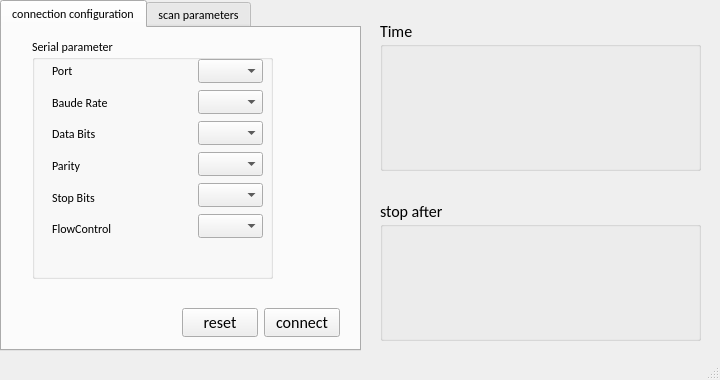
<?xml version="1.0" encoding="UTF-8"?>
<ui version="4.0">
 <class>MainWindow</class>
 <widget class="QMainWindow" name="MainWindow">
  <property name="enabled">
   <bool>true</bool>
  </property>
  <property name="geometry">
   <rect>
    <x>0</x>
    <y>0</y>
    <width>720</width>
    <height>380</height>
   </rect>
  </property>
  <property name="windowTitle">
   <string>MainWindow</string>
  </property>
  <widget class="QWidget" name="centralwidget">
   <widget class="QTabWidget" name="tabWidget">
    <property name="geometry">
     <rect>
      <x>0</x>
      <y>0</y>
      <width>361</width>
      <height>351</height>
     </rect>
    </property>
    <property name="font">
     <font>
      <family>Calibri</family>
      <pointsize>9</pointsize>
     </font>
    </property>
    <property name="currentIndex">
     <number>0</number>
    </property>
    <widget class="QWidget" name="tab">
     <property name="font">
      <font>
       <family>Calibri</family>
       <pointsize>12</pointsize>
      </font>
     </property>
     <attribute name="title">
      <string>connection configuration</string>
     </attribute>
     <widget class="QGroupBox" name="groupBox">
      <property name="geometry">
       <rect>
        <x>30</x>
        <y>10</y>
        <width>241</width>
        <height>241</height>
       </rect>
      </property>
      <property name="font">
       <font>
        <family>Calibri</family>
        <pointsize>9</pointsize>
       </font>
      </property>
      <property name="title">
       <string>Serial parameter</string>
      </property>
      <widget class="QWidget" name="layoutWidget">
       <property name="geometry">
        <rect>
         <x>20</x>
         <y>20</y>
         <width>211</width>
         <height>184</height>
        </rect>
       </property>
       <layout class="QHBoxLayout" name="horizontalLayout">
        <item>
         <layout class="QVBoxLayout" name="verticalLayout">
          <item>
           <widget class="QLabel" name="label_2">
            <property name="font">
             <font>
              <family>Calibri</family>
              <pointsize>9</pointsize>
             </font>
            </property>
            <property name="text">
             <string>Port</string>
            </property>
           </widget>
          </item>
          <item>
           <widget class="QLabel" name="label_3">
            <property name="font">
             <font>
              <family>Calibri</family>
              <pointsize>9</pointsize>
             </font>
            </property>
            <property name="text">
             <string>Baude Rate</string>
            </property>
           </widget>
          </item>
          <item>
           <widget class="QLabel" name="label_4">
            <property name="font">
             <font>
              <family>Calibri</family>
              <pointsize>9</pointsize>
             </font>
            </property>
            <property name="text">
             <string>Data Bits</string>
            </property>
           </widget>
          </item>
          <item>
           <widget class="QLabel" name="label_5">
            <property name="font">
             <font>
              <family>Calibri</family>
              <pointsize>9</pointsize>
             </font>
            </property>
            <property name="text">
             <string>Parity</string>
            </property>
           </widget>
          </item>
          <item>
           <widget class="QLabel" name="label_6">
            <property name="font">
             <font>
              <family>Calibri</family>
              <pointsize>9</pointsize>
             </font>
            </property>
            <property name="text">
             <string>Stop Bits</string>
            </property>
           </widget>
          </item>
          <item>
           <widget class="QLabel" name="label_7">
            <property name="font">
             <font>
              <family>Calibri</family>
              <pointsize>9</pointsize>
             </font>
            </property>
            <property name="text">
             <string>FlowControl</string>
            </property>
           </widget>
          </item>
         </layout>
        </item>
        <item>
         <spacer name="horizontalSpacer">
          <property name="orientation">
           <enum>Qt::Horizontal</enum>
          </property>
          <property name="sizeHint" stdset="0">
           <size>
            <width>40</width>
            <height>20</height>
           </size>
          </property>
         </spacer>
        </item>
        <item>
         <layout class="QVBoxLayout" name="verticalLayout_2">
          <item>
           <widget class="QComboBox" name="comboPort"/>
          </item>
          <item>
           <widget class="QComboBox" name="comboBaudRate"/>
          </item>
          <item>
           <widget class="QComboBox" name="comboDataBits"/>
          </item>
          <item>
           <widget class="QComboBox" name="comboParity"/>
          </item>
          <item>
           <widget class="QComboBox" name="comboStopBits"/>
          </item>
          <item>
           <widget class="QComboBox" name="comboFlowControl"/>
          </item>
         </layout>
        </item>
       </layout>
      </widget>
     </widget>
     <widget class="QWidget" name="">
      <property name="geometry">
       <rect>
        <x>180</x>
        <y>280</y>
        <width>158</width>
        <height>29</height>
       </rect>
      </property>
      <layout class="QHBoxLayout" name="horizontalLayout_2">
       <item>
        <widget class="QPushButton" name="reset">
         <property name="font">
          <font>
           <family>Calibri</family>
           <pointsize>12</pointsize>
          </font>
         </property>
         <property name="text">
          <string>reset</string>
         </property>
        </widget>
       </item>
       <item>
        <widget class="QPushButton" name="connect">
         <property name="font">
          <font>
           <family>Calibri</family>
           <pointsize>12</pointsize>
          </font>
         </property>
         <property name="text">
          <string>connect</string>
         </property>
        </widget>
       </item>
      </layout>
     </widget>
    </widget>
    <widget class="QWidget" name="tab_2">
     <attribute name="title">
      <string>scan parameters</string>
     </attribute>
     <widget class="QGroupBox" name="groupBox_2">
      <property name="geometry">
       <rect>
        <x>30</x>
        <y>30</y>
        <width>281</width>
        <height>111</height>
       </rect>
      </property>
      <property name="font">
       <font>
        <family>Calibri</family>
        <pointsize>12</pointsize>
       </font>
      </property>
      <property name="title">
       <string>Scan boards (cm)</string>
      </property>
      <widget class="QWidget" name="">
       <property name="geometry">
        <rect>
         <x>30</x>
         <y>60</y>
         <width>221</width>
         <height>27</height>
        </rect>
       </property>
       <layout class="QHBoxLayout" name="horizontalLayout_5">
        <item>
         <widget class="QSpinBox" name="spinBox_start">
          <property name="font">
           <font>
            <family>Calibri</family>
            <pointsize>12</pointsize>
           </font>
          </property>
          <property name="maximum">
           <number>24</number>
          </property>
         </widget>
        </item>
        <item>
         <spacer name="horizontalSpacer_4">
          <property name="orientation">
           <enum>Qt::Horizontal</enum>
          </property>
          <property name="sizeHint" stdset="0">
           <size>
            <width>40</width>
            <height>20</height>
           </size>
          </property>
         </spacer>
        </item>
        <item>
         <widget class="QSpinBox" name="spinBox_end">
          <property name="font">
           <font>
            <family>Calibri</family>
            <pointsize>12</pointsize>
           </font>
          </property>
          <property name="maximum">
           <number>25</number>
          </property>
          <property name="value">
           <number>25</number>
          </property>
         </widget>
        </item>
       </layout>
      </widget>
      <widget class="QWidget" name="">
       <property name="geometry">
        <rect>
         <x>10</x>
         <y>30</y>
         <width>241</width>
         <height>22</height>
        </rect>
       </property>
       <layout class="QHBoxLayout" name="horizontalLayout_6">
        <item>
         <widget class="QLabel" name="label_8">
          <property name="font">
           <font>
            <family>Calibri</family>
            <pointsize>12</pointsize>
           </font>
          </property>
          <property name="text">
           <string>Starting point</string>
          </property>
         </widget>
        </item>
        <item>
         <spacer name="horizontalSpacer_5">
          <property name="orientation">
           <enum>Qt::Horizontal</enum>
          </property>
          <property name="sizeHint" stdset="0">
           <size>
            <width>40</width>
            <height>20</height>
           </size>
          </property>
         </spacer>
        </item>
        <item>
         <widget class="QLabel" name="label_9">
          <property name="font">
           <font>
            <family>Calibri</family>
            <pointsize>12</pointsize>
           </font>
          </property>
          <property name="text">
           <string>End point</string>
          </property>
         </widget>
        </item>
       </layout>
      </widget>
     </widget>
     <widget class="QGroupBox" name="groupBox_3">
      <property name="geometry">
       <rect>
        <x>20</x>
        <y>150</y>
        <width>281</width>
        <height>111</height>
       </rect>
      </property>
      <property name="font">
       <font>
        <family>Calibri</family>
        <pointsize>12</pointsize>
       </font>
      </property>
      <property name="title">
       <string>Time scanning</string>
      </property>
      <widget class="QWidget" name="">
       <property name="geometry">
        <rect>
         <x>20</x>
         <y>60</y>
         <width>231</width>
         <height>31</height>
        </rect>
       </property>
       <layout class="QHBoxLayout" name="horizontalLayout_3">
        <item>
         <widget class="QSpinBox" name="spinBox_h">
          <property name="font">
           <font>
            <family>Calibri</family>
            <pointsize>12</pointsize>
           </font>
          </property>
         </widget>
        </item>
        <item>
         <spacer name="horizontalSpacer_2">
          <property name="orientation">
           <enum>Qt::Horizontal</enum>
          </property>
          <property name="sizeHint" stdset="0">
           <size>
            <width>40</width>
            <height>20</height>
           </size>
          </property>
         </spacer>
        </item>
        <item>
         <widget class="QSpinBox" name="spinBox_mm">
          <property name="font">
           <font>
            <family>Calibri</family>
            <pointsize>12</pointsize>
           </font>
          </property>
          <property name="maximum">
           <number>59</number>
          </property>
         </widget>
        </item>
        <item>
         <spacer name="horizontalSpacer_3">
          <property name="orientation">
           <enum>Qt::Horizontal</enum>
          </property>
          <property name="sizeHint" stdset="0">
           <size>
            <width>40</width>
            <height>20</height>
           </size>
          </property>
         </spacer>
        </item>
        <item>
         <widget class="QSpinBox" name="spinBox_s">
          <property name="font">
           <font>
            <family>Calibri</family>
            <pointsize>12</pointsize>
           </font>
          </property>
          <property name="maximum">
           <number>59</number>
          </property>
         </widget>
        </item>
       </layout>
      </widget>
      <widget class="QWidget" name="">
       <property name="geometry">
        <rect>
         <x>20</x>
         <y>30</y>
         <width>241</width>
         <height>22</height>
        </rect>
       </property>
       <layout class="QHBoxLayout" name="horizontalLayout_4">
        <item>
         <widget class="QLabel" name="label_10">
          <property name="font">
           <font>
            <family>Calibri</family>
            <pointsize>12</pointsize>
           </font>
          </property>
          <property name="text">
           <string>Hour</string>
          </property>
         </widget>
        </item>
        <item>
         <spacer name="horizontalSpacer_6">
          <property name="orientation">
           <enum>Qt::Horizontal</enum>
          </property>
          <property name="sizeHint" stdset="0">
           <size>
            <width>40</width>
            <height>20</height>
           </size>
          </property>
         </spacer>
        </item>
        <item>
         <widget class="QLabel" name="label_11">
          <property name="font">
           <font>
            <family>Calibri</family>
            <pointsize>12</pointsize>
           </font>
          </property>
          <property name="text">
           <string>Minute</string>
          </property>
         </widget>
        </item>
        <item>
         <spacer name="horizontalSpacer_7">
          <property name="orientation">
           <enum>Qt::Horizontal</enum>
          </property>
          <property name="sizeHint" stdset="0">
           <size>
            <width>40</width>
            <height>20</height>
           </size>
          </property>
         </spacer>
        </item>
        <item>
         <widget class="QLabel" name="label_12">
          <property name="font">
           <font>
            <family>Calibri</family>
            <pointsize>12</pointsize>
           </font>
          </property>
          <property name="text">
           <string>Second</string>
          </property>
         </widget>
        </item>
       </layout>
      </widget>
     </widget>
     <widget class="QPushButton" name="start">
      <property name="geometry">
       <rect>
        <x>260</x>
        <y>280</y>
        <width>75</width>
        <height>31</height>
       </rect>
      </property>
      <property name="font">
       <font>
        <family>Calibri</family>
        <pointsize>12</pointsize>
       </font>
      </property>
      <property name="text">
       <string>start</string>
      </property>
     </widget>
     <zorder>start</zorder>
     <zorder>groupBox_2</zorder>
     <zorder>groupBox_3</zorder>
    </widget>
   </widget>
   <widget class="QGroupBox" name="groupBox_4">
    <property name="geometry">
     <rect>
      <x>380</x>
      <y>20</y>
      <width>321</width>
      <height>151</height>
     </rect>
    </property>
    <property name="font">
     <font>
      <family>Calibri</family>
      <pointsize>12</pointsize>
     </font>
    </property>
    <property name="title">
     <string>Time</string>
    </property>
    <widget class="QLabel" name="Time">
     <property name="geometry">
      <rect>
       <x>10</x>
       <y>30</y>
       <width>301</width>
       <height>91</height>
      </rect>
     </property>
     <property name="font">
      <font>
       <family>Calibri</family>
       <pointsize>50</pointsize>
       <kerning>false</kerning>
      </font>
     </property>
     <property name="acceptDrops">
      <bool>false</bool>
     </property>
     <property name="text">
      <string/>
     </property>
    </widget>
   </widget>
   <widget class="QGroupBox" name="groupBox_5">
    <property name="geometry">
     <rect>
      <x>380</x>
      <y>200</y>
      <width>321</width>
      <height>141</height>
     </rect>
    </property>
    <property name="font">
     <font>
      <family>Calibri</family>
      <pointsize>12</pointsize>
     </font>
    </property>
    <property name="title">
     <string>stop after</string>
    </property>
    <widget class="QLabel" name="countdown">
     <property name="geometry">
      <rect>
       <x>20</x>
       <y>30</y>
       <width>301</width>
       <height>91</height>
      </rect>
     </property>
     <property name="font">
      <font>
       <family>Calibri</family>
       <pointsize>50</pointsize>
      </font>
     </property>
     <property name="text">
      <string/>
     </property>
    </widget>
   </widget>
  </widget>
  <widget class="QStatusBar" name="statusbar">
   <property name="sizeGripEnabled">
    <bool>true</bool>
   </property>
  </widget>
 </widget>
 <resources/>
 <connections/>
</ui>
